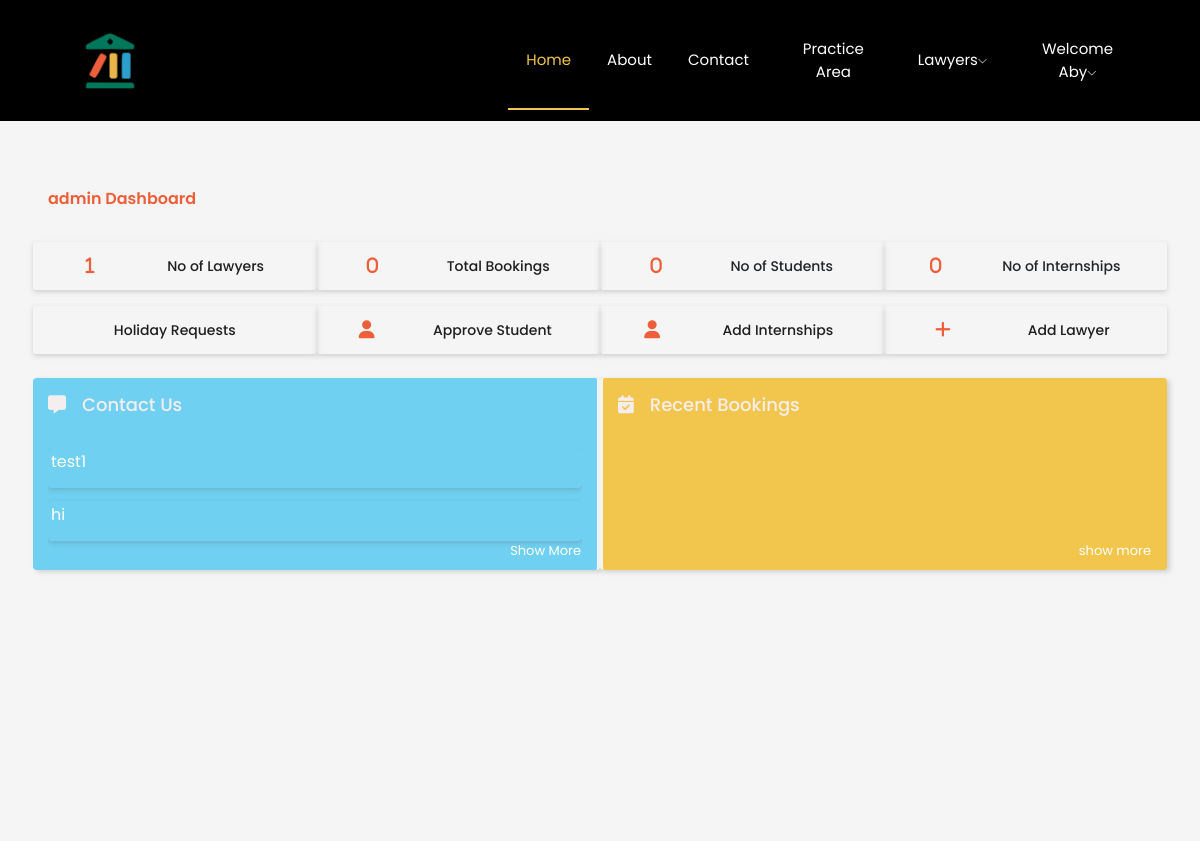
The page /accounts/admin/dashboard/ (signed in) on the database its author committed.
### accounts/models.py (models this page shows, shortened)
class CustomUser(AbstractUser):
    USER_TYPES = (
        ('admin', 'Admin'),
        ('lawyer', 'Lawyer'),
        ('student', 'Student'),
        ('client', 'Client'),
    )
    STATES = (
    ('Andhra Pradesh', 'Andhra Pradesh'),
    ('Arunachal Pradesh', 'Arunachal Pradesh'),
    ('Assam', 'Assam'),
    ('Bihar', 'Bihar'),
    ('Chhattisgarh', 'Chhattisgarh'),
    ('Goa', 'Goa'),
    ('Gujarat', 'Gujarat'),
    ('Haryana', 'Haryana'),
    ('Himachal Pradesh', 'Himachal Pradesh'),
    ('Jharkhand', 'Jharkhand'),
    ('Karnataka', 'Karnataka'),
    ('Kerala', 'Kerala'),
    ('Madhya Pradesh', 'Madhya Pradesh'),
    ('Maharashtra', 'Maharashtra'),
    ('Manipur', 'Manipur'),
    ('Meghalaya', 'Meghalaya'),
    ('Mizoram', 'Mizoram'),
    ('Nagaland', 'Nagaland'),
    ('Odisha', 'Odisha'),
    ('Punjab', 'Punjab'),
    ('Rajasthan', 'Rajasthan'),
    ('Sikkim', 'Sikkim'),
    ('Tamil Nadu', 'Tamil Nadu'),
    ('Telangana', 'Telangana'),
    ('Tripura', 'Tripura'),
    ('Uttar Pradesh', 'Uttar Pradesh'),
    ('Uttarakhand', 'Uttarakhand'),
    ('West Bengal', 'West Bengal'),
    ('Andaman and Nicobar Islands', 'Andaman and Nicobar Islands'),
    ('Chandigarh', 'Chandigarh'),
    ('Dadra and Nagar Haveli and Daman and Diu', 'Dadra and Nagar Haveli and Daman and Diu'),
    ('Lakshadweep', 'Lakshadweep'),
    ('Delhi', 'Delhi'),
    ('Puducherry', 'Puducherry'),
)
    user_type = models.CharField(max_length=10, choices=USER_TYPES, default='client')
    email = models.EmailField(unique=True, default='')  # Change: Use email as the username
    first_name = models.CharField(max_length=30, default='')  # Added: First name field
    last_name = models.CharField(max_length=30, default='')  # Added: Last name field
    address = models.TextField(default='',blank=True,)  # Added: Address field
    dob = models.DateField(default='2000-01-01',blank=True,)  # Added: Date of birth field
    pin = models.CharField(max_length=6, default='',blank=True,)  # Added: PIN code field
    state = models.CharField(max_length=50, choices=STATES, blank=True, null=False)
    phone = models.CharField(max_length=15,blank=True, unique=True)  # Added: Phone number field

class ContactEntry(models.Model):
    name = models.CharField(max_length=100)
    email = models.EmailField()
    subject = models.CharField(max_length=100)
    message = models.TextField()
    timestamp = models.DateTimeField(auto_now_add=True)

### accounts/views.py (the view)
# urls.py: path('admin/dashboard/', views.admin_dashboard, name='admin_dashboard'),
@login_required
def admin_dashboard(request):
    if request.user.user_type == 'admin':
        lawyer_count = LawyerProfile.objects.count()
        booking_count = Booking.objects.count()
        internship_count = Internship.objects.count()
        students_count = Student.objects.count()
        recent_bookings = Booking.objects.order_by('-pk')[:5]
        recent_queries = ContactEntry.objects.order_by('-pk')[:5]
        context = {
            'user': request.user,
            'lawyer_count': lawyer_count,
            'recent_bookings': recent_bookings,
            'booking_count':booking_count,
            'recent_queries': recent_queries,
            'internship_count': internship_count,
            'students_count':students_count
            }
        return render(request, 'admin/dashboard.html', context)
    else:
        return render(request, '404.html')

### accounts/templates/admin/dashboard.html (shortened to what this page needs)
{% load static %}
<!DOCTYPE html>
<html lang="en">
<head>
    <link rel="stylesheet" href="{% static 'css/bootstrap.min.css' %}">
    <link rel="stylesheet" href="{% static 'css/owl.carousel.min.css' %}">
    <link rel="stylesheet" href="{% static 'css/magnific-popup.css' %}">
    <link rel="stylesheet" href="{% static 'css/font-awesome.min.css' %}">
    <link rel="stylesheet" href="{% static 'css/themify-icons.css' %}">
    <link rel="stylesheet" href="{% static 'css/nice-select.css' %}">
    <link rel="stylesheet" href="{% static 'css/flaticon.css' %}">
    <link rel="stylesheet" href="{% static 'css/flaticon.css' %}">
    <link rel="stylesheet" href="{% static 'css/gijgo.css' %}">
    <link rel="stylesheet" href="{% static 'css/slicknav.css' %}">
    <link rel="stylesheet" href="{% static 'css/style.css' %}">
    <link rel="stylesheet" href="{% static 'css/admin.css' %}">
</head>
<body>
    <header>
        <div class="header-area ">
            <div id="sticky-header" class="main-header-area">
                <div class="container-fluid p-0">
                    <div class="row align-items-center justify-content-between no-gutters">
                        <div class="col-xl-2 col-lg-2">
                            <div class="logo-img">
                                <a href="index.html">
                                    <img src="{% static 'img\icon.ico' %}" alt=""width="120">
                                </a>
                            </div>
                        </div>
                        <div class="col-xl-7 col-lg-8">
                            <div class="main-menu  d-none d-lg-block">
                                <nav>
                                    <ul id="navigation">
                                        <li><a class="active" href="{% url 'home' %}">home</a></li>
                                        <li><a href="{% url 'about' %}">About</a></li>
                                        <li><a href="{% url 'contact' %}">Contact</a></li>
                                        <li><a href="{% url 'practice' %}">Practice Area</a></li>
                                        <li><a href="{% url 'lawyer_list' %}">Lawyers<i class="ti-angle-down"></i></a>
                                        </li>
                                        {% if user.is_authenticated %}
                                        <li>
                                            <a href="#">Welcome {{ user.first_name }}<i class="ti-angle-down"></i></a>
                                        </li>
                                        {% else %}
                                        <li><a href="{% url 'signup' %}">Signup</a></li>
                                        <li><a href="{% url 'login' %}">Login</a></li>
                                        {% endif %}
                                    </ul>
                            </div>
                        </div>
                    </div>
                </div>
            </div>
        </div>
    </header>
    <div class="container-fluid p-5" style="background: whitesmoke; min-height: 90vh;">
        <p class="mt-3" style="font-weight: 600; color: #ed5f3a;">{{user.user_type}} Dashboard</p>
        <div class="row">
            <div class="col-sm-3 mt-3 dashboard-top-buttons">
                <i class="fa-solid fa-advocate">{{ lawyer_count }}</i>
                <a href="{% url 'list_lawyers' %}"><h6 style="padding: 0; margin: 0;">No of Lawyers</h6></a>
            </div>
            <div class="col-sm-3 mt-3 dashboard-top-buttons">
                <i class="fa-solid fa-null">{{ booking_count }}</i>
                <a href="{% url 'all_bookings' %}"><h6 style="padding: 0; margin: 0;">Total Bookings</h6></a>
            </div>
            <div class="col-sm-3 mt-3 dashboard-top-buttons">
                <i class="fa-solid fa-null">{{ students_count }}</i>
                <h6 style="padding: 0; margin: 0;">No of Students</h6>
            </div>
            <div class="col-sm-3 mt-3 dashboard-top-buttons">
                <i class="fa-solid fa-null">{{ internship_count }}</i>
                <h6 style="padding: 0; margin: 0;">No of Internships</h6>
            </div>
            <div class="col-sm-3 mt-3 dashboard-top-buttons">
                <a href="{% url 'admin_view_holiday_requests' %}"><h6 style="padding: 0; margin: 0;">Holiday Requests</h6></a>
            </div>
            <div class="col-sm-3 mt-3 dashboard-top-buttons">
                <i class="fa-solid fa-user"></i>
                <button>
                    <a href="{% url 'approve_students' %}"><h6 style="padding: 0; margin: 0;">Approve Student</h6></a>
                </button>
            </div>
            <div class="col-sm-3 mt-3 dashboard-top-buttons">
                <i class="fa-solid fa-user"></i>
                <button>
                    <a href="{% url 'add_internship' %}"><h6 style="padding: 0; margin: 0;">Add Internships</h6></a>
                </button>
            </div>
            <div class="col-sm-3 mt-3 dashboard-top-buttons">
                <i class="fa-solid fa-plus"></i>
                <button>
                    <a href="{% url 'add_lawyer' %}"><h6 style="padding: 0; margin: 0;">Add Lawyer</h6></a>
                </button>
            </div>
        </div>
        <div class="row">
            <div class="col-md-6 mt-4 rounded position-relative contact-messages-bookings">
                <h4><i class="fa-solid fa-message mr-3"></i>Contact Us</h4>
                <br />
                <div class="list-of-messages">
                    {% for query in recent_queries %}
                    <p class="message-list rounded">
                        <a href="#">{{ query.message }}</a>
                    </p>
                    {% endfor %}
                </div>
                <span class="show-more-link"><a href="#">Show More</a></span>
            </div>
<div class="col-md-6 mt-4 rounded position-relative contact-messages-bookings">
    <h4><i class="fa-solid fa-calendar-check mr-3"></i>Recent Bookings</h4>
    <br />
    <div class="list-of-messages">
    <span class="show-more-link"><a href="{% url 'all_bookings'  %}">show more</a></span>
</div>
        </div>
    </div>
</body>
</html>

### static/css/admin.css (style rules this page uses)
.dashboard-top-buttons { height: 3em; border-radius: 3px; display: flex; justify-content: space-around; align-items: center; padding: 0 1em; transition: all 200ms linear; box-shadow: rgba(99, 99, 99, 0.256) 0px 2px 5px 0px; }
.dashboard-top-buttons i { color: #ed5f3a; font-size: 18px; }
.dashboard-top-buttons button { border: none; background: transparent; cursor: pointer; user-select: none; }
.contact-messages-bookings { min-height: 10em; max-height: 25em; padding-bottom: 1em; padding-top: 1em; box-shadow: rgba(99, 99, 99, 0.256) 3px 2px 5px 0px; }
.contact-messages-bookings:first-child { background-color: rgb(111, 208, 241); border-right: 3px solid whitesmoke; }
.contact-messages-bookings:last-child { background-color: #f2c64d; border-left: 3px solid whitesmoke; }
.contact-messages-bookings h4 { font-family: 'Poppins', sans-serif; color: #f5eeee; }
.contact-messages-bookings div { height: 80%; overflow: hidden; }
.message-list { width: 100%; height: 2.5em; padding: 0 3px; text-overflow: ellipsis; overflow: hidden; white-space: nowrap; box-shadow: rgba(99, 99, 99, 0.256) 0px 2px 5px 0px; }
.message-list a { color: #fff; }
.show-more-link { position: absolute; right: 1em; bottom: .5em; }
.show-more-link a { color: #fff; font-size: 13px; }

### accounts/templates/admin/dashboard.html (style rules this page uses)
#navigation { display: flex; align-items: center; list-style: none; padding: 0; }
#navigation li { margin: 0; padding: 0; margin-right: 0px; }
#navigation li:last-child { margin-right: 0; }

### rows shown on the page
CustomUser: first_name "Aby", user_type "admin"
ContactEntry: message "test1"
ContactEntry: message "hi"

### other values the page prints
{{ lawyer_count }} "1"
{{ booking_count }} "0"
{{ students_count }} "0"
{{ internship_count }} "0"
